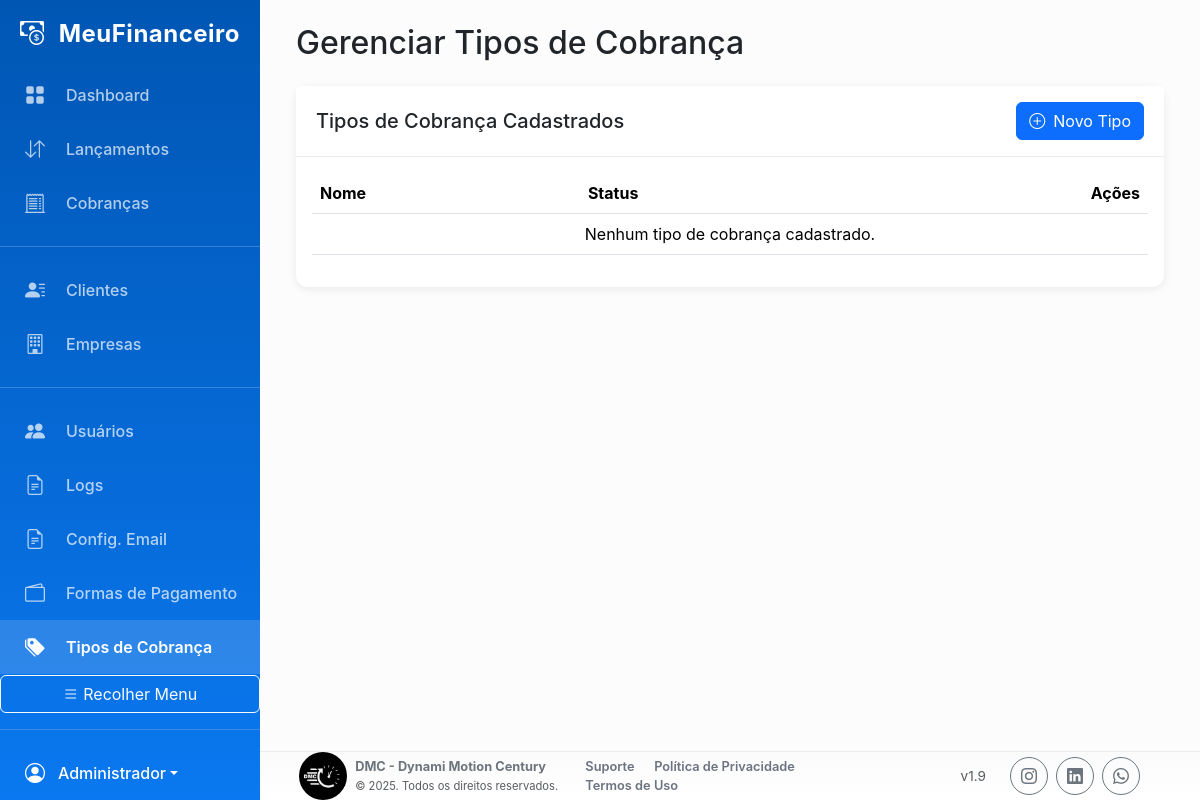
The app's page /index.php?page=gerenciar_tipos_cobranca (signed in), older data.
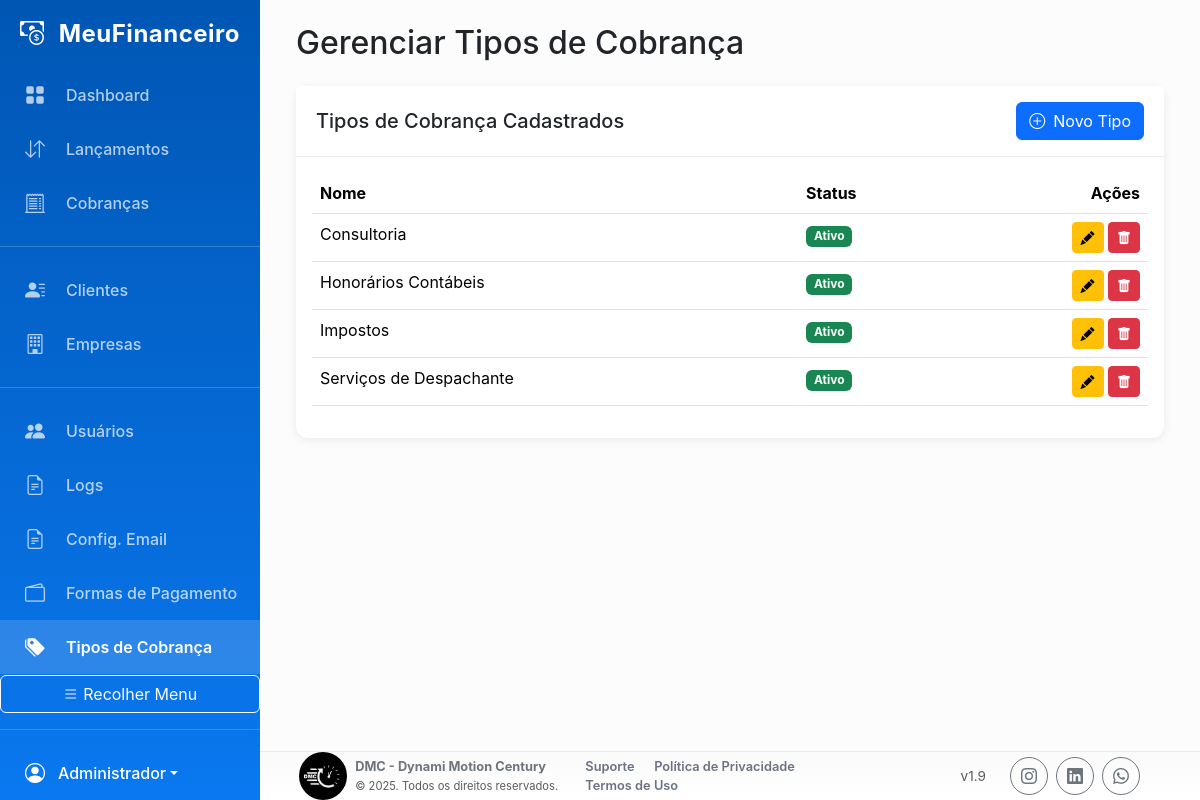
The same page, newer data.
### tables this page shows
CREATE TABLE `tipos_cobranca` (
  `id` int(11) NOT NULL,
  `nome` varchar(100) NOT NULL,
  `ativo` tinyint(1) NOT NULL DEFAULT 1
);

### pages/gerenciar_tipos_cobranca.php (the view, shortened to what this page needs)
<?php
$stmt = $pdo->query("SELECT * FROM tipos_cobranca ORDER BY nome ASC");
$tipos_cobranca = $stmt->fetchAll(PDO::FETCH_ASSOC);
?>
<div class="container-fluid">
    <h1 class="h2 mb-4">Gerenciar Tipos de Cobrança</h1>
    <div class="card">
        <div class="card-header d-flex justify-content-between align-items-center">
            <h5 class="card-title mb-0">Tipos de Cobrança Cadastrados</h5>
            <button class="btn btn-primary" data-bs-toggle="modal" data-bs-target="#modalNovoTipoCobranca">
                <i class="bi bi-plus-circle me-2"></i>Novo Tipo
            </button>
        </div>
        <div class="card-body">
            <div class="table-responsive">
                <table class="table table-hover">
                    <thead>
                        <tr>
                            <th>Nome</th>
                            <th>Status</th>
                            <th class="text-end">Ações</th>
                        </tr>
                    </thead>
                    <tbody>
                        <?php if (empty($tipos_cobranca)): ?>
                            <tr>
                                <td colspan="3" class="text-center">Nenhum tipo de cobrança cadastrado.</td>
                            </tr>
                        <?php else: ?>
                            <?php foreach ($tipos_cobranca as $tipo): ?>
                                <tr>
                                    <td><?php echo htmlspecialchars($tipo['nome']); ?></td>
                                    <td>
                                        <span class="badge <?php echo $tipo['ativo'] ? 'bg-success' : 'bg-secondary'; ?>">
                                            <?php echo $tipo['ativo'] ? 'Ativo' : 'Inativo'; ?>
                                        </span>
                                    </td>
                                    <td class="text-end">
                                        <button class="btn btn-sm btn-warning"
                                                data-bs-toggle="modal"
                                                data-bs-target="#modalEditarTipoCobranca"
                                                data-id="<?php echo $tipo['id']; ?>"
                                                data-nome="<?php echo htmlspecialchars($tipo['nome']); ?>"
                                                data-ativo="<?php echo $tipo['ativo']; ?>">
                                            <i class="bi bi-pencil-fill"></i>
                                        </button>
                                        <a href="process/crud_handler.php?action=excluir_tipo_cobranca&id=<?php echo $tipo['id']; ?>"
                                           class="btn btn-sm btn-danger"
                                           onclick="return confirm('Tem certeza que deseja excluir este tipo de cobrança? Esta ação não pode ser desfeita.');">
                                            <i class="bi bi-trash-fill"></i>
                                        </a>
                                    </td>
                                </tr>
                            <?php endforeach; ?>
                        <?php endif; ?>
                    </tbody>
                </table>
            </div>
        </div>
    </div>
</div>

Row changes from the older to the newer data that the page shows:
added tipos_cobranca: nome "Consultoria", ativo "Ativo"
added tipos_cobranca: nome "Honorários Contábeis", ativo "Ativo"
added tipos_cobranca: nome "Impostos", ativo "Ativo"
added tipos_cobranca: nome "Serviços de Despachante", ativo "Ativo"
Text that changed along with them:
text no longer shown: "Nenhum tipo de cobrança cadastrado."
